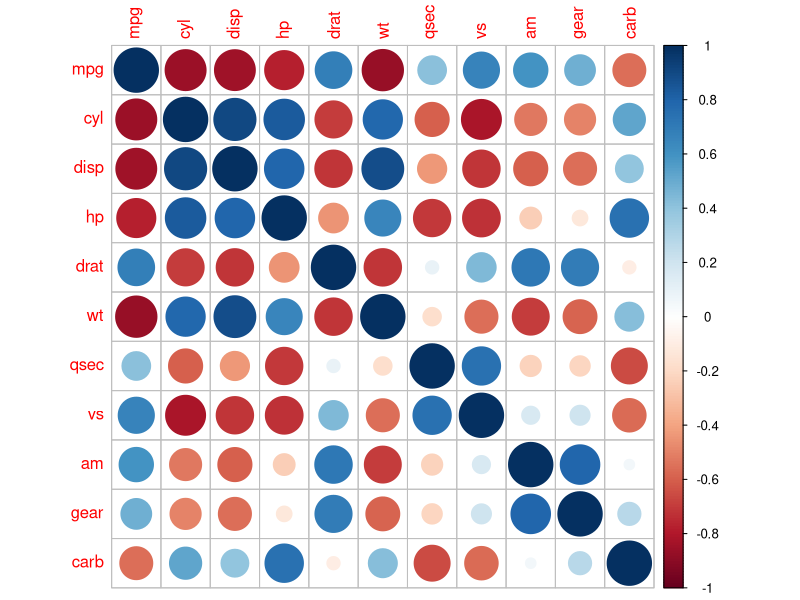
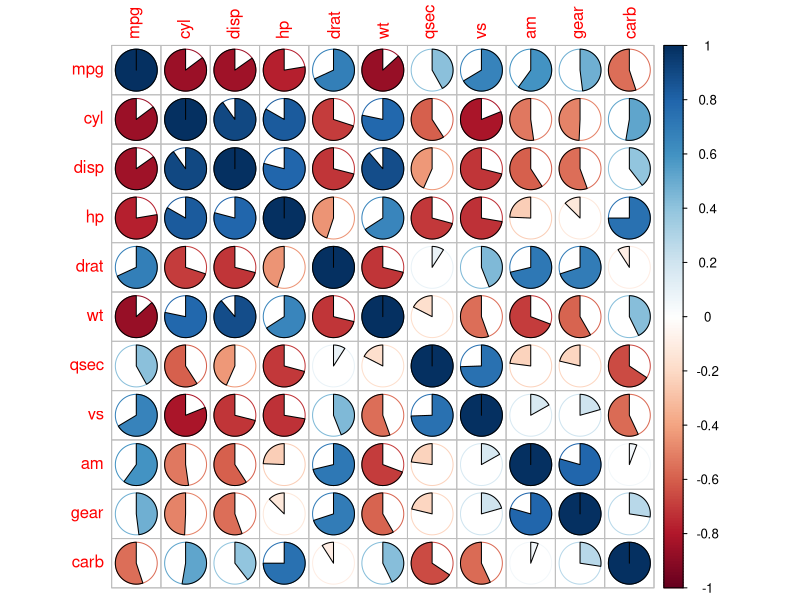
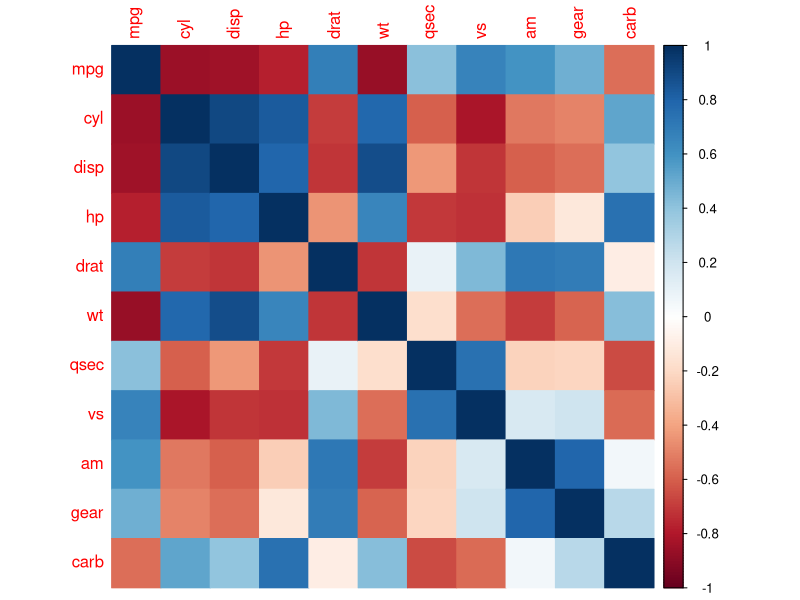
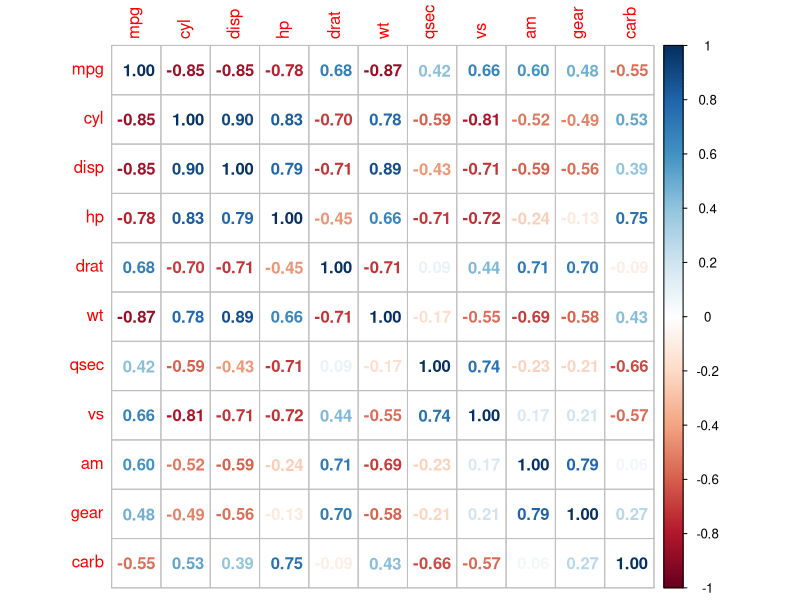
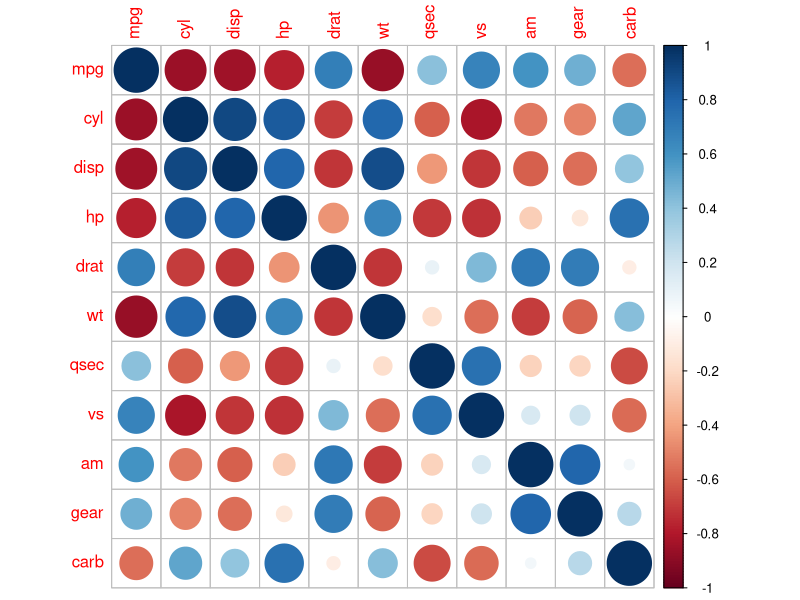
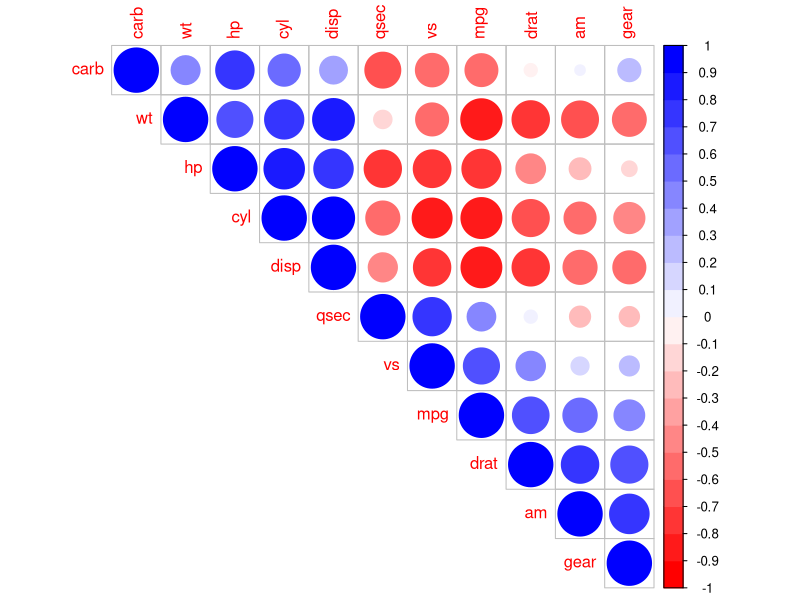
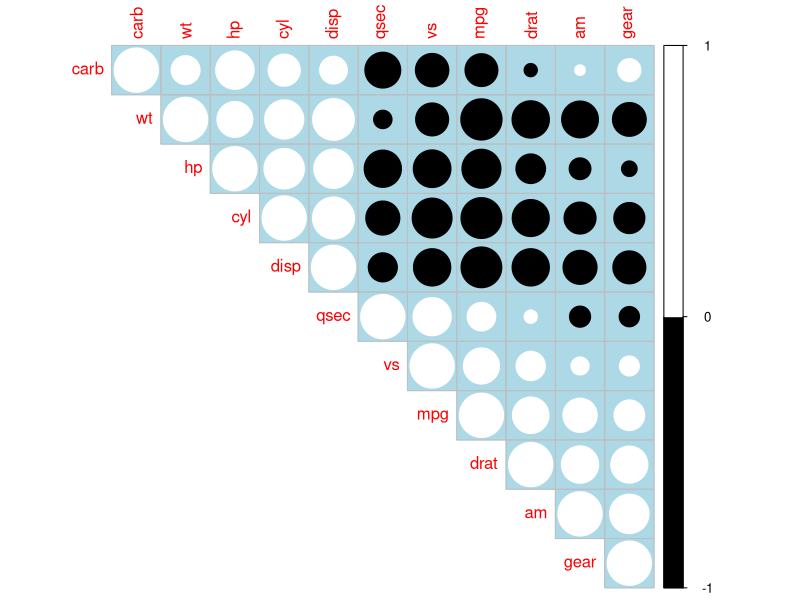

Recreate these plots in R, in order.
## ---- chunk 1
knitr::opts_chunk$set(echo = TRUE)
library(corrplot)
library(ggplot2)
mat_cor <- cor(mtcars)
M <- mat_cor
## ---- chunk 2
mat_cor <- cor(mtcars)
head(round(mat_cor,2))
## ---- chunk 3
corrplot(mat_cor, method="circle")
## ---- chunk 4
corrplot(mat_cor, method="pie")
## ---- chunk 5
corrplot(mat_cor, method="color")
## ---- chunk 6
corrplot(mat_cor, method="number")
## ---- chunk 7
corrplot(mat_cor, method="circle")
## ---- chunk 8
# Utilisation de differents spectres de couleurs
col<- colorRampPalette(c("red", "white", "blue"))(20)
corrplot(mat_cor, type="upper", order="hclust", col=col)
## ---- chunk 9
# Changer la couleur de fond en lightblue
corrplot(M, type="upper", order="hclust", col=c("black", "white"),
         bg="lightblue")
